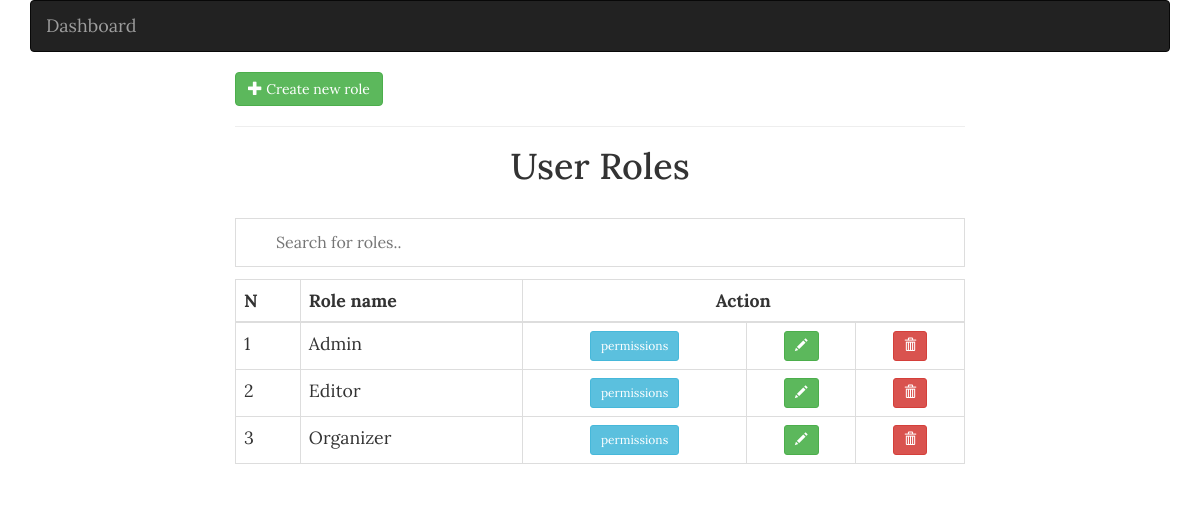
Screenshot of /admin/roles/roleList.php with the database file from the repository.
### tables this page shows
CREATE TABLE `roles` (
  `id` int(11) NOT NULL,
  `name` varchar(255) NOT NULL,
  `description` text NOT NULL
);

### admin/roles/roleLogic.php (called while the page is built, shortened)
<?php
  function getAllRoles(){
    $sql = "SELECT id, name FROM roles";
    $roles = getMultipleRecords($sql);
    return $roles;
  }

### config.php (called while the page is built, shortened)
<?php
	$conn = new mysqli("localhost", "root", "", "event");
	function getMultipleRecords($sql, $types = null, $params = []) {
  global $conn;
  $stmt = $conn->prepare($sql);
  $stmt->execute();
  $result = $stmt->get_result();
  $user = $result->fetch_all(MYSQLI_ASSOC);
  return $user;
}
?>

### admin/roles/roleList.php (the view, shortened to what this page needs)
<?php include('../../config.php') ?>
<?php include(ROOT_PATH . '/admin/roles/roleLogic.php') ?>
<?php
  $roles = getAllRoles();
?>
<!DOCTYPE html>
<html>
<head>
  <link rel="stylesheet" href="https://cdnjs.cloudflare.com/ajax/libs/twitter-bootstrap/3.3.7/css/bootstrap.min.css" />
  <link rel="stylesheet" href="../../static/css/style.css">
</head>
<body>
  <?php include(INCLUDE_PATH . "/layouts/admin_navbar.php") ?>
  <div class="col-md-8 col-md-offset-2">
    <a href="roleForm.php" class="btn btn-success">
      <span class="glyphicon glyphicon-plus"></span>
      Create new role
    </a>
    <hr>
    <h1 class="text-center">User Roles</h1>
    <br />
    <?php if (isset($roles)): ?>
      <input type="text" id="myInput" onkeyup="myFunction()" placeholder="Search for roles..">
      <table class="table table-bordered" id="myTable_r">
        <thead>
          <tr>
            <th>N</th>
            <th>Role name</th>
            <th colspan="3" class="text-center">Action</th>
          </tr>
        </thead>
        <tbody>
          <?php foreach ($roles as $key => $value): ?>
            <tr>
              <td><?php echo $key + 1; ?></td>
              <td><?php echo $value['name'] ?></td>
              <td class="text-center">
                <a href="<?php echo BASE_URL ?>admin/roles/assignPermissions.php?assign_permissions=<?php echo $value['id'] ?>" class="btn btn-sm btn-info">
                  permissions
                </a>
              </td>
              <td class="text-center">
                <a href="<?php echo BASE_URL ?>admin/roles/roleForm.php?edit_role=<?php echo $value['id'] ?>" class="btn btn-sm btn-success">
                  <span class="glyphicon glyphicon-pencil"></span>
                </a>
              </td>
              <td class="text-center">
                <a href="<?php echo BASE_URL ?>admin/roles/roleForm.php?delete_role=<?php echo $value['id'] ?>" class="btn btn-sm btn-danger">
                  <span class="glyphicon glyphicon-trash"></span>
                </a>
              </td>
            </tr>
          <?php endforeach; ?>
        </tbody>
      </table>
    <?php else: ?>
      <h2 class="text-center">No roles in database</h2>
    <?php endif; ?>
  </div>
  <?php include(INCLUDE_PATH . "/layouts/footer.php") ?>
</body>
</html>

### assets/css/style.css (style rules this page uses)
* { font-family: 'Lora', serif; font-size: 1.04em; }

### admin/roles/roleList.php (style rules this page uses)
#myInput { background-image: url('/css/searchicon.png'); background-position: 10px 12px; background-repeat: no-repeat; width: 100%; font-size: 16px; padding: 12px 20px 12px 40px; border: 1px solid #ddd; margin-bottom: 12px; }

### rows the page displays
roles: name "Admin"
roles: name "Editor"
roles: name "Organizer"
